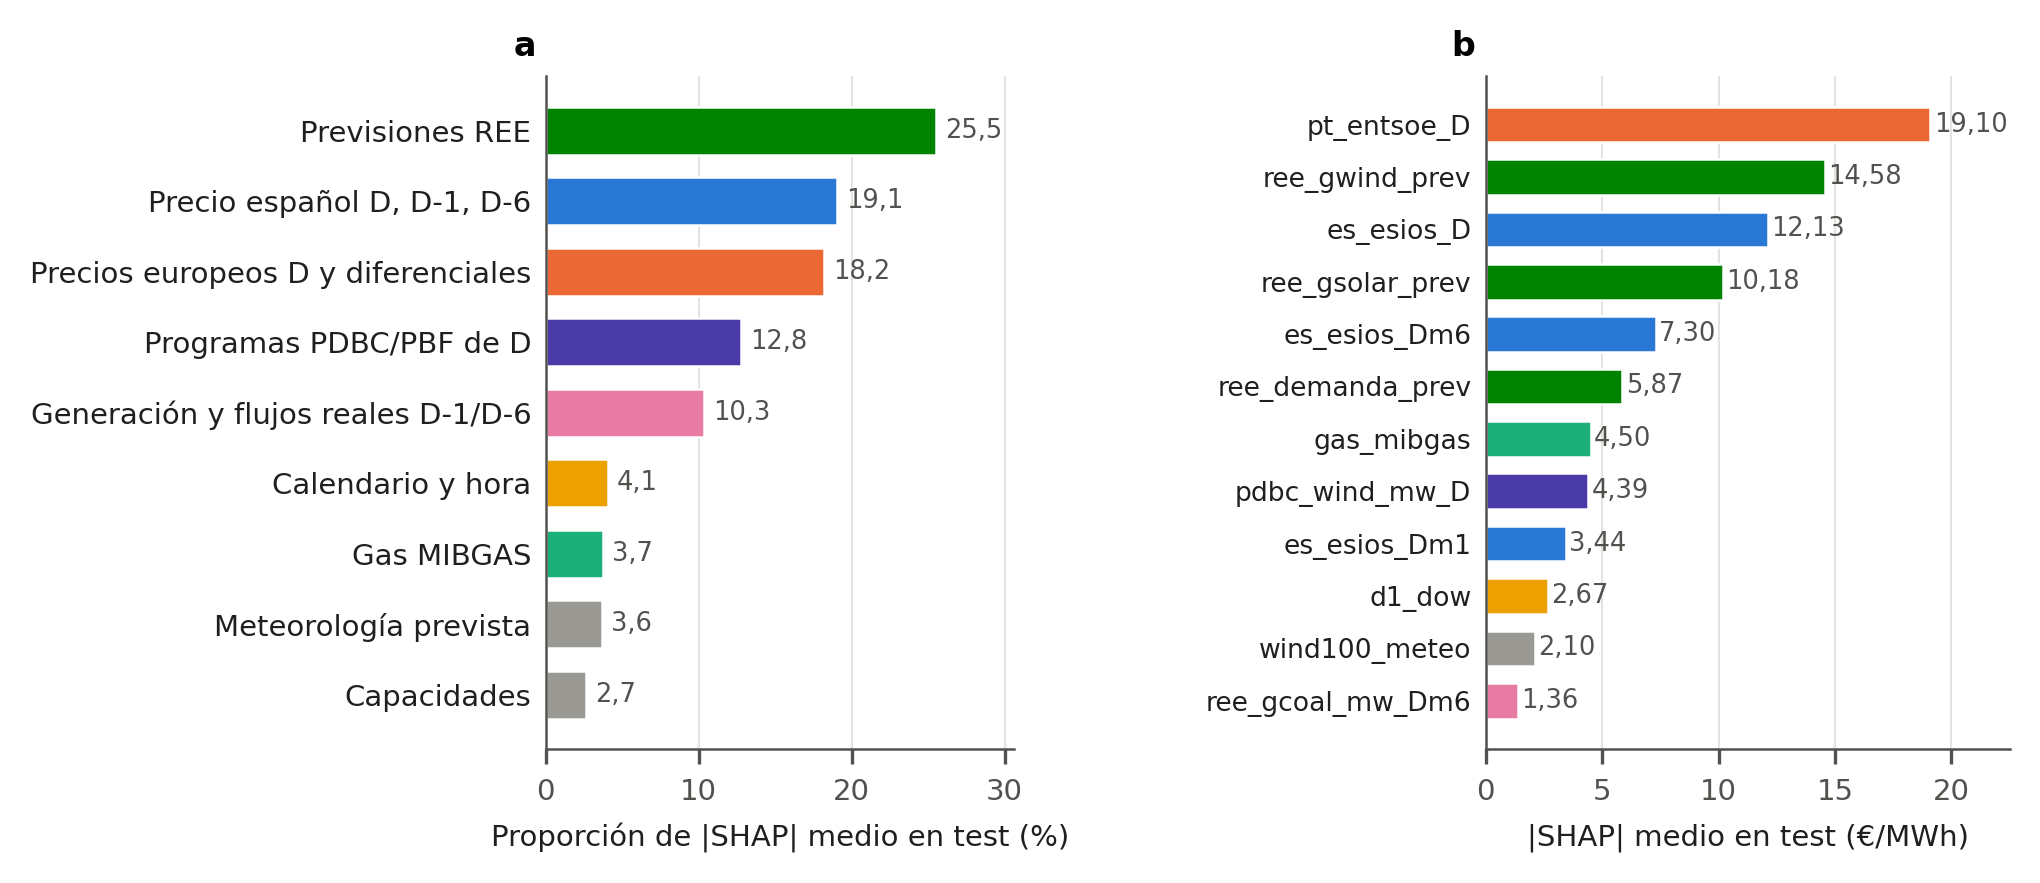

This chart was generated by the following Python code:
"""Figura de importancia SHAP del LightGBM global en test (dos paneles: grupos y variables).

Lee shap_lgbm_variables.csv y shap_lgbm_grupos.csv (los escribe shap_lgbm.py) y guarda
fig_shap_lgbm.png a 300 ppp, 16 cm de ancho.
"""
from pathlib import Path

import matplotlib
matplotlib.use("Agg")
import matplotlib.pyplot as plt  # noqa: E402
import pandas as pd  # noqa: E402

OUT = Path(__file__).resolve().parent
K = 12
CM = 1 / 2.54

# Paleta categorica sobria, orden fijo por grupo (no por rango): la identidad del bloque no
# cambia de color si cambia su posicion. Los grupos sin color propio van en gris.
COLOR = {
    "Precio español (D, D-1, D-6)": "#2a78d6",
    "Precios europeos D y diferenciales": "#eb6834",
    "Gas MIBGAS": "#1baf7a",
    "Calendario y hora": "#eda100",
    "Programas PDBC/PBF de D": "#4a3aa7",
    "Generación, demanda y flujos reales D-1/D-6": "#e87ba4",
    "Previsiones REE (demanda, eólica, solar)": "#008300",
    "Meteorología prevista": "#9a9994",
    "Capacidades (disponible e instalada)": "#9a9994",
    "Otros": "#9a9994",
}
CORTO = {
    "Precio español (D, D-1, D-6)": "Precio español D, D-1, D-6",
    "Precios europeos D y diferenciales": "Precios europeos D y diferenciales",
    "Previsiones REE (demanda, eólica, solar)": "Previsiones REE",
    "Meteorología prevista": "Meteorología prevista",
    "Gas MIBGAS": "Gas MIBGAS",
    "Calendario y hora": "Calendario y hora",
    "Programas PDBC/PBF de D": "Programas PDBC/PBF de D",
    "Generación, demanda y flujos reales D-1/D-6": "Generación y flujos reales D-1/D-6",
    "Capacidades (disponible e instalada)": "Capacidades",
    "Otros": "Otros",
}
TINTA, TINTA2, REJILLA = "#1f1f1e", "#52514e", "#e4e3df"


def main():
    v = pd.read_csv(OUT / "shap_lgbm_variables.csv", index_col=0)
    g = pd.read_csv(OUT / "shap_lgbm_grupos.csv", index_col=0)

    plt.rcParams.update({"font.size": 7, "font.family": "DejaVu Sans", "axes.edgecolor": TINTA2,
                         "axes.labelcolor": TINTA, "xtick.color": TINTA2, "ytick.color": TINTA,
                         "axes.linewidth": 0.6})
    fig, (a1, a2) = plt.subplots(1, 2, figsize=(16 * CM, 7.4 * CM),
                                 gridspec_kw={"width_ratios": [1, 1.12], "wspace": 0.95})

    # Panel a: proporcion de |SHAP| por grupo
    gg = g.sort_values("proporcion_test")
    y = range(len(gg))
    a1.barh(y, gg.proporcion_test * 100, height=0.68, color=[COLOR.get(n, "#9a9994") for n in gg.index],
            edgecolor="white", linewidth=0.6)
    a1.set_yticks(list(y), [CORTO.get(n, n) for n in gg.index])
    for i, val in zip(y, gg.proporcion_test * 100):
        a1.text(val + 0.6, i, f"{val:.1f}".replace(".", ","), va="center", fontsize=6.2, color=TINTA2)
    a1.set_xlabel("Proporción de |SHAP| medio en test (%)")
    a1.set_xlim(0, gg.proporcion_test.max() * 100 * 1.2)
    a1.text(-0.02, 1.03, "a", transform=a1.transAxes, fontweight="bold", fontsize=8, ha="right")

    # Panel b: las K variables con mayor |SHAP| medio
    top = v.nlargest(K, "shap_abs_medio_test").iloc[::-1]
    y = range(len(top))
    a2.barh(y, top.shap_abs_medio_test, height=0.68, color=[COLOR.get(n, "#9a9994") for n in top.grupo],
            edgecolor="white", linewidth=0.6)
    a2.set_yticks(list(y), list(top.index), fontsize=6.4)
    for i, val in zip(y, top.shap_abs_medio_test):
        a2.text(val + 0.15, i, f"{val:.2f}".replace(".", ","), va="center", fontsize=6.2, color=TINTA2)
    a2.set_xlabel("|SHAP| medio en test (€/MWh)")
    a2.set_xlim(0, top.shap_abs_medio_test.max() * 1.18)
    a2.text(-0.02, 1.03, "b", transform=a2.transAxes, fontweight="bold", fontsize=8, ha="right")

    for a in (a1, a2):
        a.spines[["top", "right"]].set_visible(False)
        a.grid(axis="x", color=REJILLA, linewidth=0.5)
        a.set_axisbelow(True)
        a.tick_params(axis="y", length=0)
        a.xaxis.set_major_formatter(matplotlib.ticker.FuncFormatter(lambda x, _: f"{x:g}".replace(".", ",")))

    fig.savefig(OUT / "fig_shap_lgbm.png", dpi=300, bbox_inches="tight", facecolor="white")
    print("fig_shap_lgbm.png guardada")


if __name__ == "__main__":
    main()
